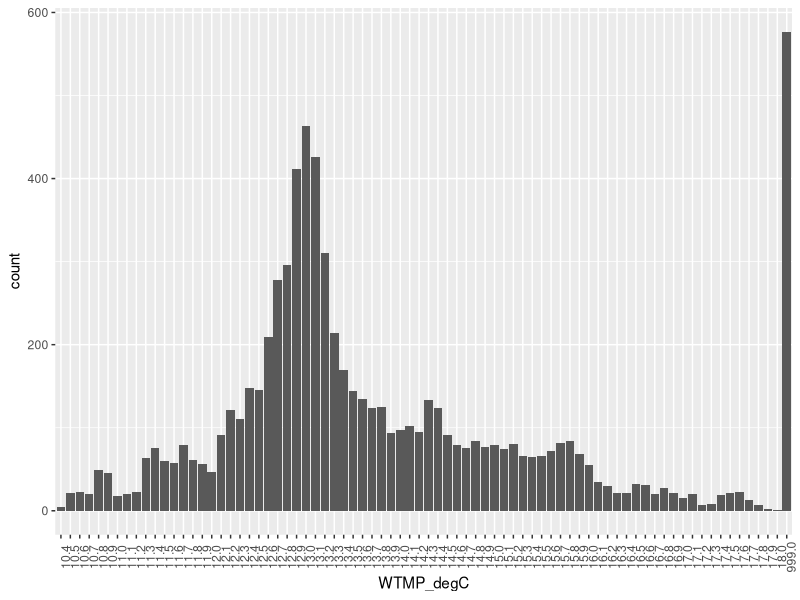
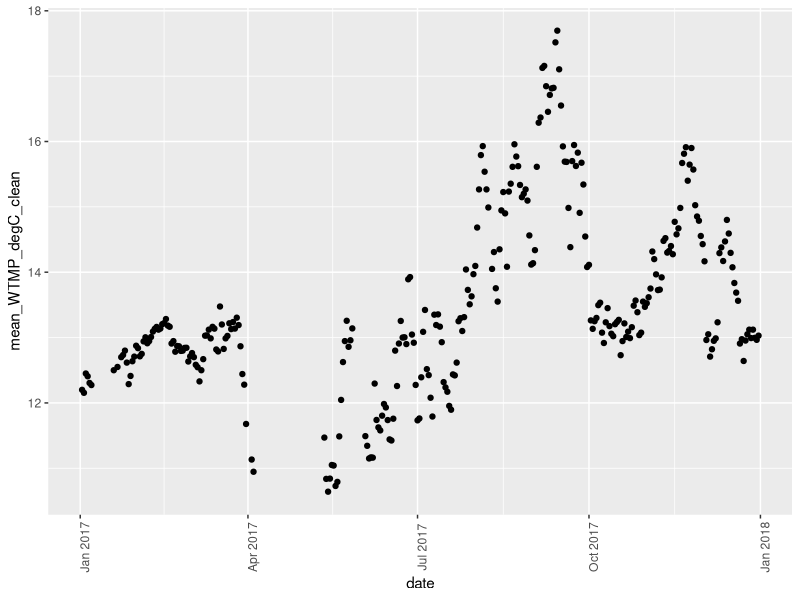
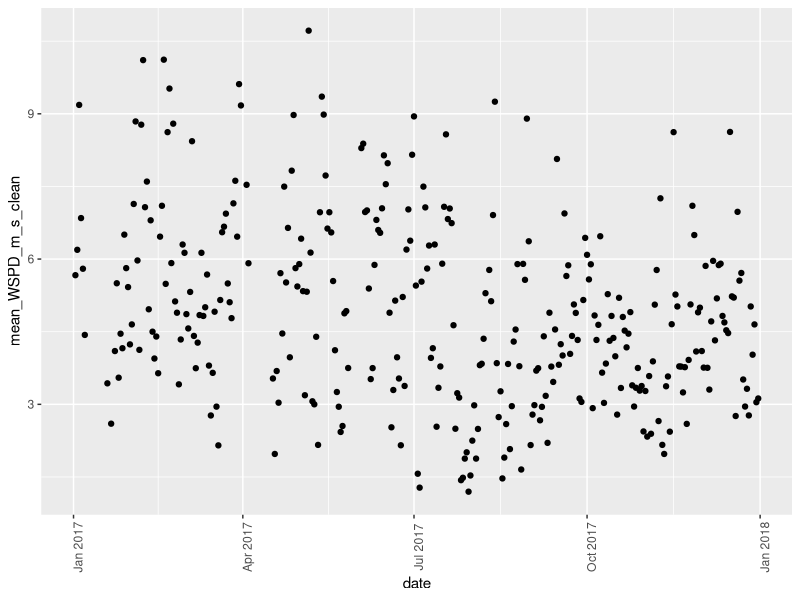

Recreate these plots in R, in order.
## ---- chunk 1
library(tidyverse) # install.packages("tidyverse")
## ---- chunk 2
buoy <-read_table2("46092h2017.txt")
## ---- chunk 3
head(buoy) # view column headers
## ---- chunk 4
## overwrite column names
names(buoy) <- str_c(names(buoy),                  ## current header
                  buoy %>% filter(`#YY` == "#yr"), ## row1 -- don't say buoy[1,] 
                  sep = "_")                       ## separate by `_`

## inspect
names(buoy) ## Looks a lot better
## ---- chunk 5
names(buoy) <- str_replace_all(names(buoy), "#", "")  # replace `#` with nothing 
names(buoy) <- str_replace_all(names(buoy), "/", "_") # replace `/` with `_`

## inspect to make sure it worked
names(buoy)
## ---- chunk 6
buoy <- buoy %>%
  filter(YY_yr != "#yr") # filter out row where YY_yr is equal to "#yr"

head(buoy)
## ---- chunk 7
ggplot(buoy, aes(WTMP_degC)) +
  geom_bar() +
  theme(axis.text.x = element_text(angle = 90)) # rotate x-axis labels 90 degrees
## ---- chunk 8
buoy <- buoy %>%
  unite(date, c(YY_yr, MM_mo, DD_dy), sep = "-") # concatenate contents of 3 columns into one column to join the two datasets using a unique ID
  
head(buoy)
## ---- chunk 9
buoy_daily <- buoy %>%
  mutate(WTMP_degC_clean = gsub("99.0", NA, WTMP_degC), WSPD_m_s_clean = gsub("999.0", NA, WSPD_m_s)) %>% # make temp column numeric
  mutate(WTMP_degC_clean = as.numeric(WTMP_degC_clean), WSPD_m_s_clean = as.numeric(WSPD_m_s_clean)) %>%
  group_by(date) %>%
  summarize(mean_WTMP_degC_clean = mean(WTMP_degC_clean, na.rm=T), mean_WSPD_m_s_clean = mean(WSPD_m_s_clean, na.rm=T)) %>% # make
  ungroup()

head(buoy_daily)
## ---- chunk 10
buoy_daily <- buoy_daily %>%
  mutate(date = as.Date(date, "%Y-%m-%d"))

head(buoy_daily)
## ---- chunk 11
ggplot(buoy_daily, aes(date,mean_WTMP_degC_clean)) +
  geom_point() +
  theme(axis.text.x = element_text(angle = 90))  # rotate x-axis labels 90 degrees
  
## ---- chunk 12
ggplot(buoy_daily, aes(date,mean_WSPD_m_s_clean)) +
  geom_point() +
  theme(axis.text.x = element_text(angle = 90))  # rotate x-axis labels 90 degrees
  
